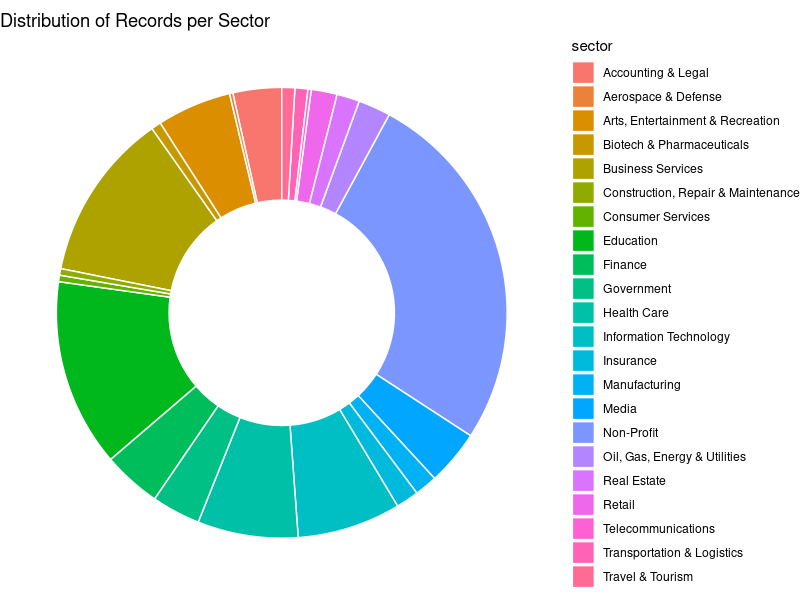

Write R code to recreate this figure.
## ---- chunk 1
#| echo: false
# Load required libraries
library(ggplot2)
library(dplyr)

# Create the data frame manually (based on the JSON data)
sector_data <- data.frame(
  sector = c("Non-Profit", "Education", "Business Services", "Information Technology",
             "Health Care", "Arts, Entertainment & Recreation", "Finance", "Media",
             "Government", "Accounting & Legal", "Oil, Gas, Energy & Utilities", "Retail",
             "Real Estate", "Manufacturing", "Insurance", "Transportation & Logistics",
             "Travel & Tourism", "Biotech & Pharmaceuticals", "Consumer Services",
             "Construction, Repair & Maintenance", "Telecommunications", "Aerospace & Defense"),
  count = c(113, 58, 52, 32, 31, 23, 18, 17, 15, 15, 10, 8, 7, 7, 7, 4, 4, 3, 2, 2, 1, 1)
)

# Compute percentages
sector_data <- sector_data %>%
  mutate(percent = count / sum(count) * 100,
         ypos = cumsum(percent) - 0.5 * percent)

# Create donut chart
ggplot(sector_data, aes(x = 2, y = percent, fill = sector)) +
  geom_bar(stat = "identity", width = 1, color = "white") +
  coord_polar("y", start = 0) +
  xlim(0.5, 2.5) +
  theme_void() +
  theme(legend.position = "right") +
  labs(title = "Distribution of Records per Sector") +
  guides(fill = guide_legend(ncol = 1))
